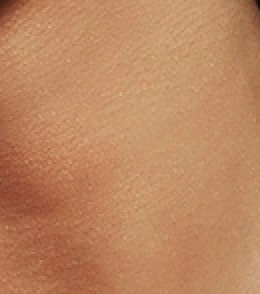
#> input picture only_color.png, 130 x 147 px (shown 2 times larger)
$ jupyter execute v1_get_skin_color.ipynb
#> lines starting #> are read from the running program, lines starting #| are printed output that depends on the picture; after the words box and inside, x2 and y2 are one past the last pixel; in counts of white or black regions, pixels touching at a corner belong together
#> further down, img_original is the input picture: shape (147, 130, 3); mean R, G, B 189.4, 134.5, 96.2
[cell 1]
import cv2
import numpy as np
from matplotlib import pyplot as plt
from skimage.io import imsave, imread
from skimage import data
from skimage import color
from skimage.filters import threshold_otsu

[cell 2]
def RGB2HEX(color):

    return "#{:02x}{:02x}{:02x}".format(int(color[2]),
                                        int(color[1]),
                                        int(color[0]))

def plot_images(img):

    plt.figure(figsize = (15, 10))
    plt.imshow(img)
    plt.show()

def mergex(mask, img):

    result = img.copy()

    result[:, :, 0] = mask * img[:, :, 0]
    result[:, :, 1] = mask * img[:, :, 1]
    result[:, :, 2] = mask * img[:, :, 2]

    return result

def segment_images(image):
    thresh = threshold_otsu(image)
#> thresh = 180
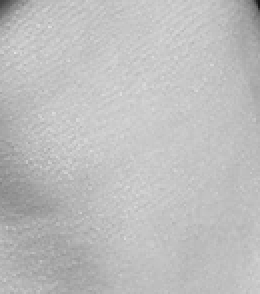
#> image: shape (147, 130) (shown 2 times larger); min 20, max 229, mean 189.4
    return image > thresh
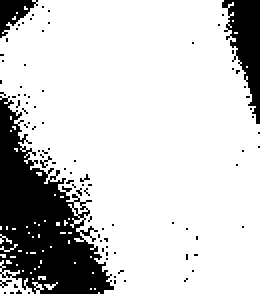
#> returned value: shape (147, 130) bool (shown 2 times larger); 80.5% white; 91 black regions (88 under 20 px), largest, box (x1, y1, x2, y2) and area: (0, 48, 57, 147) 2754, (111, 0, 130, 62) 613, (0, 0, 19, 19) 181

### read image

[cell 3]
# img_original = imread('teste.jpg')
img_original = imread('only_color.png')

### Segmentation

[cell 4]
img_segmented = segment_images(img_original[:,:,0])

[cell 5]
plot_images(img_segmented)

[cell 6]
only_face_RGB = mergex(img_segmented, img_original)
#> in mergex, `result[:, :, 2] = mask * img[:, :, 2]`:
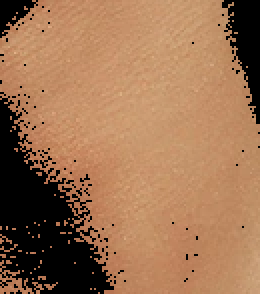
#> result: shape (147, 130, 3) (shown 2 times larger); mean R, G, B 157.1, 114.4, 82.5
only_face_BGR = only_face_RGB[:, :, ::-1]

[cell 7]
plot_images(only_face_RGB)

[cell 8]
plot_images(only_face_BGR)

[cell 9]
img_HSV = cv2.cvtColor(only_face_BGR, cv2.COLOR_BGR2HSV)
#> img_HSV: shape (147, 130, 3); mean H, S, V 10.4, 97.7, 157.1
img_YCrCb = cv2.cvtColor(only_face_BGR, cv2.COLOR_BGR2YCrCb)
#> img_YCrCb: shape (147, 130, 3); mean of channels 0, 1, 2 123.5, 152, 104.9

[cell 10]
plot_images(img_HSV)

[cell 11]
plot_images(img_YCrCb)

[cell 12]
blue = []
green = []
red = []

height, width, channels = only_face_BGR.shape
#> height = 147; width = 130; channels = 3

for i in range(height):
    for j in range(width):
        if((img_HSV.item(i, j, 0) <= 170) and (140 <= img_YCrCb.item(i, j, 1) <= 170) and (90 <= img_YCrCb.item(i, j, 2) <= 120)):
            blue.append(only_face_BGR[i, j].item(0))
            green.append(only_face_BGR[i, j].item(1))
            red.append(only_face_BGR[i, j].item(2))
        else:
            only_face_BGR[i, j] = [0, 0, 0]
#> after the loop, blue = 15391 values, max 136 at index 2800, min 76 at index 10699, mean 102.4; green = 15391 values, max 178 at index 2800, min 111 at index 9351, mean 142; red = 15391 values, max 229 at index 2800, min 181 at index 3, mean 195

[cell 13]
skin_tone_estimate_BGR = [np.mean(blue),
                          np.mean(green),
                          np.mean(red)]
#> skin_tone_estimate_BGR = [102.4, 142, 195]

[cell 14]
skin_tone_estimate_BGR = [np.mean(blue), np.mean(green), np.mean(red)]

[cell 15]
(skin_tone_estimate_BGR[0], skin_tone_estimate_BGR[1], skin_tone_estimate_BGR[2])
#> Out = (102.4, 142, 195)

[cell 16]
RGB2HEX(skin_tone_estimate_BGR)
#> Out = '#c28e66'

[cell 17]
img_original[:,:,0][0] = skin_tone_estimate_BGR[0]
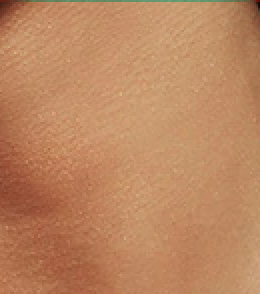
#> img_original: shape (147, 130, 3) (shown 2 times larger); 0.68% of pixels changed, all inside (x1, y1, x2, y2) = (0, 0, 130, 1)
img_original[:,:,1][0] = skin_tone_estimate_BGR[1]
img_original[:,:,2][0] = skin_tone_estimate_BGR[2]
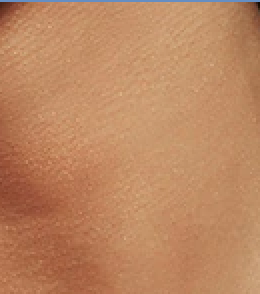
#> img_original: shape (147, 130, 3) (shown 2 times larger); mean R, G, B 188.9, 134.6, 96.9

$ run again, with ESSA.jpg saved as only_color.png
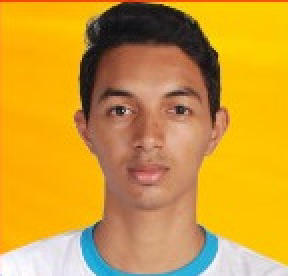
#> input picture ESSA.jpg, 144 x 138 px (shown 2 times larger)
#> img_original is the input picture: shape (138, 144, 3); mean R, G, B 207.4, 156.7, 53
#> thresh = 148
#> img_HSV: shape (138, 144, 3); mean H, S, V 21.3, 164.7, 198.3
#> img_YCrCb: shape (138, 144, 3); mean of channels 0, 1, 2 150.8, 161.7, 67.8
#> after the loop `for i in range(height):`:
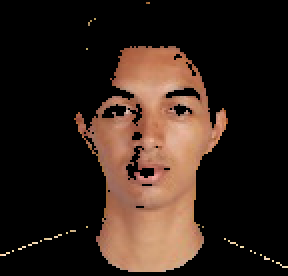
#> only_face_BGR: shape (138, 144, 3) (shown 2 times larger); mean B, G, R 26.7, 34.6, 50
#> after the loop `for i in range(height):`: blue = 5221 values, max 211 at index 4880, min 41 at index 1234, mean 101.6; green = 5221 values, max 232 at index 4828, min 73 at index 1388, mean 131.8; red = 5221 values, max 255 at index 4724, min 149 at index 6, mean 190.4
#> skin_tone_estimate_BGR = [101.6, 131.8, 190.4]
#> `(skin_tone_estimate_BGR[0], skin_tone_estimate_BGR[1], skin_tone_estim..`: Out = (101.6, 131.8, 190.4)
#> `RGB2HEX(skin_tone_estimate_BGR)`: Out = '#be8365'
#> `img_original[:,:,2][0] = skin_tone_estimate_BGR[2]`:
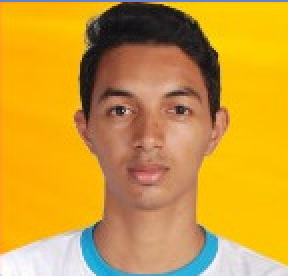
#> img_original: shape (138, 144, 3) (shown 2 times larger); mean R, G, B 206.4, 157, 54.3
